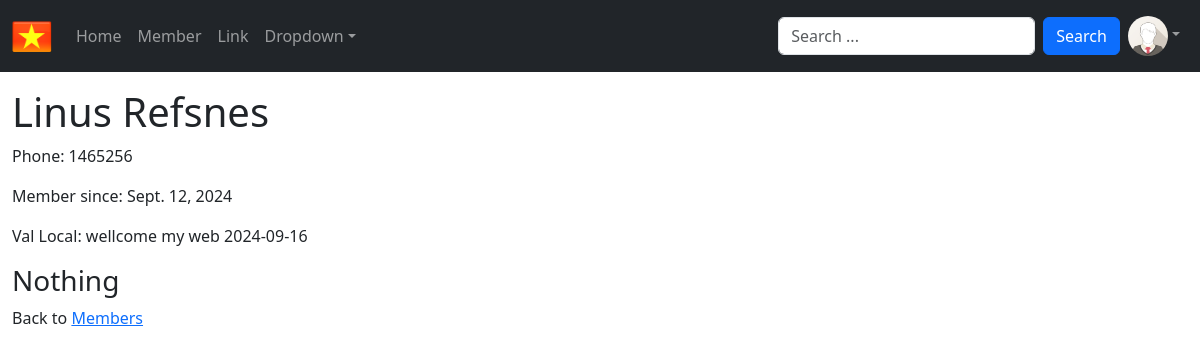
The app's page /member/details/2 with its own data.
### myapp/models.py (models this page shows, shortened)
class Member(models.Model):
    firstname = models.CharField(max_length=255)
    lastname = models.CharField(max_length=255)
    phone    = models.IntegerField(null=True)
    create_date = models.DateField(null=True)
    slug     = models.SlugField(default="", null=False)

### myapp/views.py (the view)
# urls.py: path('member/details/<int:id>', views.details, name='details'),
def details(request,id):
    try:
        mymember = Member.objects.get(id=id)
        template = loader.get_template('details.html')
        context  = {
            'mymember':mymember
        }
    except:
        raise Http404("Not Found !!!")
    return HttpResponse(template.render(context, request))

### myapp/templates/details.html (shortened to what this page needs)
{% extends 'base.html' %}
{% block content %}
  <h1>{{ mymember.firstname }} {{ mymember.lastname }}</h1>
  <p>Phone: {{ mymember.phone }}</p>
  <p>Member since: {{ mymember.create_date }}</p>
  {% with val='wellcome' a='my web' %}
    <p>
      Val Local: {{ val }} {{ a }} {% now 'Y-m-d' %}
    </p>
    {% if val > 1 %}
      <h3>Hello</h3>
    {% elif val == a %}
      <h3>Wellcome!</h3>
    {% elif val == 1 and a == "Friday" or val == 5 %}
    {% else %}
      <h3>Nothing</h3>
    {% endif %}
  {% endwith %}
  <p>
    Back to <a href="{% url 'member' %}">Members</a>
  </p>
{% endblock %}

### records on screen
Member: firstname "Linus", lastname "Refsnes", phone "1465256", create_date "Sept. 12, 2024"

### other values on screen
{{ val }} "wellcome"
{{ a }} "my web"
